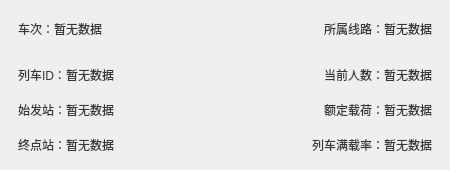
<?xml version="1.0" encoding="UTF-8"?>
<ui version="4.0">
 <class>trainCard</class>
 <widget class="QWidget" name="trainCard">
  <property name="geometry">
   <rect>
    <x>0</x>
    <y>0</y>
    <width>450</width>
    <height>170</height>
   </rect>
  </property>
  <property name="sizePolicy">
   <sizepolicy hsizetype="Expanding" vsizetype="Preferred">
    <horstretch>0</horstretch>
    <verstretch>0</verstretch>
   </sizepolicy>
  </property>
  <property name="minimumSize">
   <size>
    <width>0</width>
    <height>170</height>
   </size>
  </property>
  <property name="maximumSize">
   <size>
    <width>16777215</width>
    <height>170</height>
   </size>
  </property>
  <property name="windowTitle">
   <string>Form</string>
  </property>
  <property name="styleSheet">
   <string notr="true">
QLabel {
color:rgb(55,55,55);
}</string>
  </property>
  <layout class="QVBoxLayout" name="verticalLayout">
   <property name="spacing">
    <number>0</number>
   </property>
   <property name="leftMargin">
    <number>0</number>
   </property>
   <property name="topMargin">
    <number>0</number>
   </property>
   <property name="rightMargin">
    <number>0</number>
   </property>
   <property name="bottomMargin">
    <number>0</number>
   </property>
   <item>
    <widget class="QWidget" name="www" native="true">
     <property name="styleSheet">
      <string notr="true">#www {
border-image: url(:/images/sideBar/black1.png) 0 0 0 0 stretch stretch;
border-radius: 12px;
}</string>
     </property>
     <layout class="QVBoxLayout" name="verticalLayout_3">
      <property name="spacing">
       <number>10</number>
      </property>
      <item>
       <widget class="QWidget" name="bar" native="true">
        <property name="sizePolicy">
         <sizepolicy hsizetype="Expanding" vsizetype="Preferred">
          <horstretch>0</horstretch>
          <verstretch>0</verstretch>
         </sizepolicy>
        </property>
        <property name="minimumSize">
         <size>
          <width>0</width>
          <height>40</height>
         </size>
        </property>
        <property name="maximumSize">
         <size>
          <width>16777215</width>
          <height>40</height>
         </size>
        </property>
        <layout class="QHBoxLayout" name="horizontalLayout">
         <property name="spacing">
          <number>0</number>
         </property>
         <property name="topMargin">
          <number>0</number>
         </property>
         <property name="rightMargin">
          <number>9</number>
         </property>
         <property name="bottomMargin">
          <number>0</number>
         </property>
         <item>
          <widget class="QLabel" name="codetext">
           <property name="text">
            <string>车次：</string>
           </property>
          </widget>
         </item>
         <item>
          <widget class="QLabel" name="codevalue">
           <property name="text">
            <string>暂无数据</string>
           </property>
          </widget>
         </item>
         <item>
          <spacer name="horizontalSpacer">
           <property name="orientation">
            <enum>Qt::Orientation::Horizontal</enum>
           </property>
           <property name="sizeHint" stdset="0">
            <size>
             <width>40</width>
             <height>20</height>
            </size>
           </property>
          </spacer>
         </item>
         <item>
          <widget class="QLabel" name="linetext">
           <property name="text">
            <string>所属线路：</string>
           </property>
          </widget>
         </item>
         <item>
          <widget class="QLabel" name="linevalue">
           <property name="text">
            <string>暂无数据</string>
           </property>
          </widget>
         </item>
        </layout>
       </widget>
      </item>
      <item>
       <widget class="QWidget" name="content" native="true">
        <layout class="QVBoxLayout" name="verticalLayout_2">
         <property name="spacing">
          <number>3</number>
         </property>
         <property name="leftMargin">
          <number>0</number>
         </property>
         <property name="topMargin">
          <number>0</number>
         </property>
         <property name="rightMargin">
          <number>0</number>
         </property>
         <property name="bottomMargin">
          <number>0</number>
         </property>
         <item>
          <widget class="QWidget" name="peoplewidget" native="true">
           <layout class="QHBoxLayout" name="horizontalLayout_4">
            <property name="spacing">
             <number>0</number>
            </property>
            <property name="topMargin">
             <number>0</number>
            </property>
            <property name="bottomMargin">
             <number>0</number>
            </property>
            <item>
             <widget class="QLabel" name="idtext">
              <property name="text">
               <string>列车ID：</string>
              </property>
             </widget>
            </item>
            <item>
             <widget class="QLabel" name="idvalue">
              <property name="text">
               <string>暂无数据</string>
              </property>
             </widget>
            </item>
            <item>
             <spacer name="horizontalSpacer_2">
              <property name="orientation">
               <enum>Qt::Orientation::Horizontal</enum>
              </property>
              <property name="sizeHint" stdset="0">
               <size>
                <width>40</width>
                <height>20</height>
               </size>
              </property>
             </spacer>
            </item>
            <item>
             <widget class="QLabel" name="peopletext">
              <property name="text">
               <string>当前人数：</string>
              </property>
             </widget>
            </item>
            <item>
             <widget class="QLabel" name="peoplevalue">
              <property name="text">
               <string>暂无数据</string>
              </property>
             </widget>
            </item>
           </layout>
          </widget>
         </item>
         <item>
          <widget class="QWidget" name="capacitywidget" native="true">
           <layout class="QHBoxLayout" name="horizontalLayout_2">
            <property name="spacing">
             <number>0</number>
            </property>
            <property name="topMargin">
             <number>0</number>
            </property>
            <property name="bottomMargin">
             <number>0</number>
            </property>
            <item>
             <widget class="QLabel" name="starttext">
              <property name="text">
               <string>始发站：</string>
              </property>
             </widget>
            </item>
            <item>
             <widget class="QLabel" name="startvalue">
              <property name="text">
               <string>暂无数据</string>
              </property>
             </widget>
            </item>
            <item>
             <spacer name="horizontalSpacer_3">
              <property name="orientation">
               <enum>Qt::Orientation::Horizontal</enum>
              </property>
              <property name="sizeHint" stdset="0">
               <size>
                <width>40</width>
                <height>20</height>
               </size>
              </property>
             </spacer>
            </item>
            <item>
             <widget class="QLabel" name="capacitytext">
              <property name="text">
               <string>额定载荷：</string>
              </property>
             </widget>
            </item>
            <item>
             <widget class="QLabel" name="capacityvalue">
              <property name="text">
               <string>暂无数据</string>
              </property>
             </widget>
            </item>
           </layout>
          </widget>
         </item>
         <item>
          <widget class="QWidget" name="manwidget" native="true">
           <layout class="QHBoxLayout" name="horizontalLayout_3">
            <property name="spacing">
             <number>0</number>
            </property>
            <property name="topMargin">
             <number>0</number>
            </property>
            <property name="bottomMargin">
             <number>0</number>
            </property>
            <item>
             <widget class="QLabel" name="endtext">
              <property name="text">
               <string>终点站：</string>
              </property>
             </widget>
            </item>
            <item>
             <widget class="QLabel" name="endvalue">
              <property name="text">
               <string>暂无数据</string>
              </property>
             </widget>
            </item>
            <item>
             <spacer name="horizontalSpacer_4">
              <property name="orientation">
               <enum>Qt::Orientation::Horizontal</enum>
              </property>
              <property name="sizeHint" stdset="0">
               <size>
                <width>40</width>
                <height>20</height>
               </size>
              </property>
             </spacer>
            </item>
            <item>
             <widget class="QLabel" name="mantext">
              <property name="text">
               <string>列车满载率：</string>
              </property>
             </widget>
            </item>
            <item>
             <widget class="QLabel" name="manvalue">
              <property name="text">
               <string>暂无数据</string>
              </property>
             </widget>
            </item>
           </layout>
          </widget>
         </item>
        </layout>
       </widget>
      </item>
     </layout>
    </widget>
   </item>
  </layout>
 </widget>
 <resources/>
 <connections/>
</ui>
